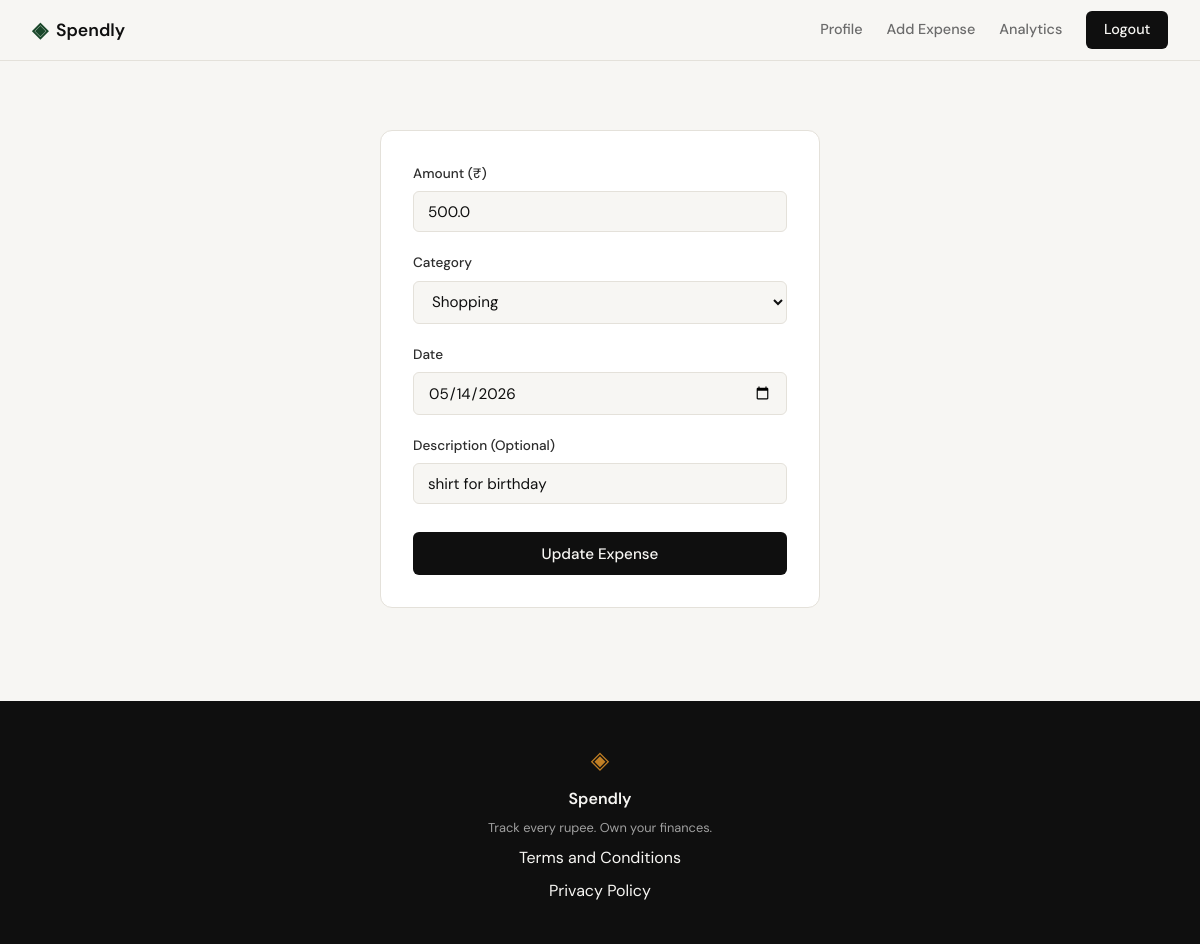
Screenshot of /expenses/539/edit (signed in) with the database file from the repository.
### tables this page shows
CREATE TABLE expenses (
            id INTEGER PRIMARY KEY AUTOINCREMENT,
            user_id INTEGER NOT NULL,
            amount REAL NOT NULL,
            category TEXT NOT NULL,
            date TEXT NOT NULL,
            description TEXT,
            created_at TEXT DEFAULT (datetime('now')),
            FOREIGN KEY (user_id) REFERENCES users (id)
        );

### app.py (the view, shortened to what this page needs)
@app.route("/expenses/<int:id>/edit", methods=["GET", "POST"])
@login_required
def edit_expense(id):
    categories = ["Food", "Transport", "Bills", "Health", "Entertainment", "Shopping", "Other"]
    user_id = session.get("user_id")
    expense = get_expense_by_id(id)
    if not expense or expense["user_id"] != user_id:
        return "Expense not found or unauthorized", 404
    return render_template("edit_expense.html", expense=expense, categories=categories)

### app.py (called while the page is built)
def login_required(f):
    @wraps(f)
    def decorated_function(*args, **kwargs):
        if session.get("user_id") is None:
            return redirect(url_for("login"))
        return f(*args, **kwargs)
    return decorated_function

### database/db.py (called while the page is built)
def get_db():
    if 'db' not in g:
        g.db = sqlite3.connect(current_app.config['DATABASE'])
        g.db.row_factory = sqlite3.Row
        g.db.execute("PRAGMA foreign_keys = ON")
    return g.db

### database/queries.py (called while the page is built)
def get_expense_by_id(expense_id):
    db = get_db()
    return db.execute("SELECT * FROM expenses WHERE id = ?", (expense_id,)).fetchone()

### templates/edit_expense.html (shortened to what this page needs)
{% extends "base.html" %}
{% block content %}
<section class="auth-section">
    <div class="auth-container">
        <div class="auth-card">
            <form method="POST" action="{{ url_for('edit_expense', id=expense.id) }}">
                <div class="form-group">
                    <label for="amount">Amount (₹)</label>
                    <input type="number" step="0.01" id="amount" name="amount"
                           class="form-input" placeholder="0.00"
                           value="{{ expense.amount }}"
                           required autofocus>
                </div>
                <div class="form-group">
                    <label for="category">Category</label>
                    <select id="category" name="category" class="form-input" required>
                        {% for cat in categories %}
                        <option value="{{ cat }}" {% if cat == expense.category %}selected{% endif %}>{{ cat }}</option>
                        {% endfor %}
                    </select>
                </div>
                <div class="form-group">
                    <label for="date">Date</label>
                    <input type="date" id="date" name="date"
                           class="form-input"
                           value="{{ expense.date }}"
                           required>
                </div>
                <div class="form-group">
                    <label for="description">Description (Optional)</label>
                    <input type="text" id="description" name="description"
                           class="form-input" placeholder="e.g. Lunch with friends"
                           value="{{ expense.description or '' }}"
                           maxlength="255">
                </div>
                <button type="submit" class="btn-submit">Update Expense</button>
            </form>
        </div>
    </div>
</section>
{% endblock %}

### static/css/style.css (style rules this page uses)
:root { --ink: #0f0f0f; --ink-soft: #2d2d2d; --ink-muted: #6b6b6b; --ink-faint: #a0a0a0; --paper: #f7f6f3; --paper-warm: #f0ede6; --paper-card: #ffffff; --accent: #1a472a; --accent-light: #e8f0eb; --accent-2: #c17f24; --accent-2-light: #fdf3e3; --danger: #c0392b; --danger-light: #fdecea; --border: #e4e1da; --border-soft: #eeebe4; --font-display: 'DM Serif Display', Georgia, serif; --font-body: 'DM Sans', system-ui, sans-serif; --max-width: 1200px; --auth-width: 440px; --radius-sm: 6px; --radius-md: 12px; --radius-lg: 20px; }
*, *::before, *::after { box-sizing: border-box; margin: 0; padding: 0; }
html { font-size: 16px; scroll-behavior: smooth; }
body { background: var(--paper); color: var(--ink); font-family: var(--font-body); font-size: 1rem; line-height: 1.6; -webkit-font-smoothing: antialiased; }
.auth-section { min-height: calc(100vh - 60px - 100px); display: flex; align-items: center; justify-content: center; padding: 3rem 2rem; }
.auth-container { width: 100%; max-width: var(--auth-width); }
.auth-card { background: var(--paper-card); border: 1px solid var(--border); border-radius: var(--radius-md); padding: 2rem; margin-bottom: 1.5rem; }
.form-group { margin-bottom: 1.25rem; }
.form-group label { display: block; font-size: 0.85rem; font-weight: 500; color: var(--ink-soft); margin-bottom: 0.4rem; }
.form-input { width: 100%; padding: 0.6rem 0.875rem; border: 1px solid var(--border); border-radius: var(--radius-sm); font-family: var(--font-body); font-size: 0.95rem; color: var(--ink); background: var(--paper); outline: none; transition: border-color 0.2s; }
.form-input::placeholder { color: var(--ink-faint); }
.btn-submit { width: 100%; padding: 0.7rem; background: var(--ink); color: var(--paper); border: none; border-radius: var(--radius-sm); font-family: var(--font-body); font-size: 0.95rem; font-weight: 500; cursor: pointer; transition: background 0.2s; margin-top: 0.5rem; }

### rows the page displays
expenses: amount "500.0", category "Shopping", date "05/14/2026", description "shirt for birthday"
